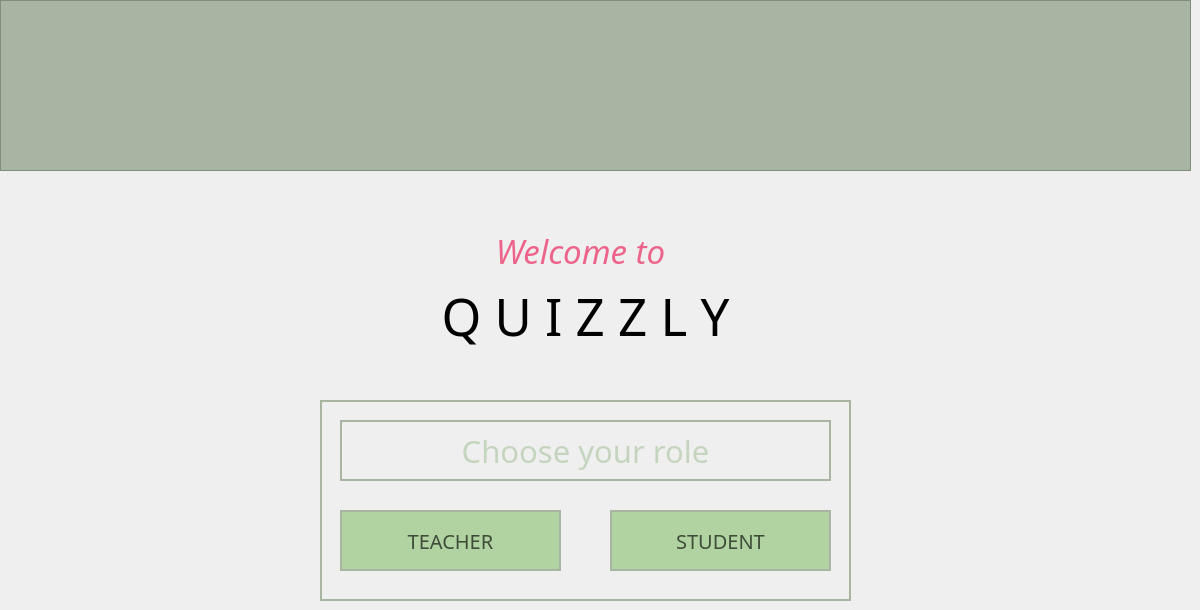
   <widget class="QWidget" name="MAIN">
    <widget class="QFrame" name="frame">
     <property name="geometry">
      <rect>
       <x>0</x>
       <y>0</y>
       <width>1191</width>
       <height>171</height>
      </rect>
     </property>
     <property name="styleSheet">
      <string notr="true">background-color: rgb(168, 181, 163);</string>
     </property>
     <property name="frameShape">
      <enum>QFrame::StyledPanel</enum>
     </property>
     <property name="frameShadow">
      <enum>QFrame::Raised</enum>
     </property>
    </widget>
    <widget class="QLabel" name="quizzly">
     <property name="geometry">
      <rect>
       <x>370</x>
       <y>250</y>
       <width>431</width>
       <height>131</height>
      </rect>
     </property>
     <property name="font">
      <font>
       <family>Montserrat Black</family>
       <pointsize>38</pointsize>
       <kerning>true</kerning>
      </font>
     </property>
     <property name="styleSheet">
      <string notr="true">color: rgb(0, 0, 0);</string>
     </property>
     <property name="text">
      <string>Q U I Z Z L Y</string>
     </property>
     <property name="scaledContents">
      <bool>false</bool>
     </property>
     <property name="alignment">
      <set>Qt::AlignCenter</set>
     </property>
     <property name="wordWrap">
      <bool>false</bool>
     </property>
     <property name="openExternalLinks">
      <bool>false</bool>
     </property>
    </widget>
    <widget class="QLabel" name="welcometo">
     <property name="geometry">
      <rect>
       <x>380</x>
       <y>220</y>
       <width>401</width>
       <height>61</height>
      </rect>
     </property>
     <property name="font">
      <font>
       <family>Montserrat Alternates SemiBold</family>
       <pointsize>25</pointsize>
       <italic>true</italic>
       <underline>false</underline>
       <strikeout>false</strikeout>
      </font>
     </property>
     <property name="styleSheet">
      <string notr="true">color: rgb(236, 100, 138);</string>
     </property>
     <property name="text">
      <string>Welcome to</string>
     </property>
     <property name="alignment">
      <set>Qt::AlignCenter</set>
     </property>
    </widget>
    <widget class="QFrame" name="chooseyourrole">
     <property name="geometry">
      <rect>
       <x>320</x>
       <y>400</y>
       <width>531</width>
       <height>201</height>
      </rect>
     </property>
     <property name="styleSheet">
      <string notr="true">border : 2px solid rgb(168, 181, 163)</string>
     </property>
     <property name="frameShape">
      <enum>QFrame::StyledPanel</enum>
     </property>
     <property name="frameShadow">
      <enum>QFrame::Raised</enum>
     </property>
     <widget class="QLabel" name="text_choose">
      <property name="geometry">
       <rect>
        <x>20</x>
        <y>20</y>
        <width>491</width>
        <height>61</height>
       </rect>
      </property>
      <property name="font">
       <font>
        <family>Montserrat Alternates SemiBold</family>
        <pointsize>23</pointsize>
        <italic>false</italic>
        <underline>false</underline>
        <strikeout>false</strikeout>
       </font>
      </property>
      <property name="styleSheet">
       <string notr="true">color: rgb(197, 212, 191);
boder : 0px solid rgb(168, 181, 163);</string>
      </property>
      <property name="text">
       <string>Choose your role</string>
      </property>
      <property name="alignment">
       <set>Qt::AlignCenter</set>
      </property>
     </widget>
     <widget class="QPushButton" name="teacher">
      <property name="geometry">
       <rect>
        <x>20</x>
        <y>110</y>
        <width>221</width>
        <height>61</height>
       </rect>
      </property>
      <property name="font">
       <font>
        <family>Montserrat Alternates Medium</family>
        <pointsize>15</pointsize>
       </font>
      </property>
      <property name="styleSheet">
       <string notr="true">color: rgb(62, 76, 56);
background-color:rgb(177, 210, 161) ;</string>
      </property>
      <property name="text">
       <string>TEACHER</string>
      </property>
     </widget>
     <widget class="QPushButton" name="student">
      <property name="geometry">
       <rect>
        <x>290</x>
        <y>110</y>
        <width>221</width>
        <height>61</height>
       </rect>
      </property>
      <property name="font">
       <font>
        <family>Montserrat Alternates Medium</family>
        <pointsize>15</pointsize>
       </font>
      </property>
      <property name="styleSheet">
       <string notr="true">color: rgb(62, 76, 56);
background-color: rgb(177, 210, 161);</string>
      </property>
      <property name="text">
       <string>STUDENT</string>
      </property>
     </widget>
    </widget>
   </widget>
